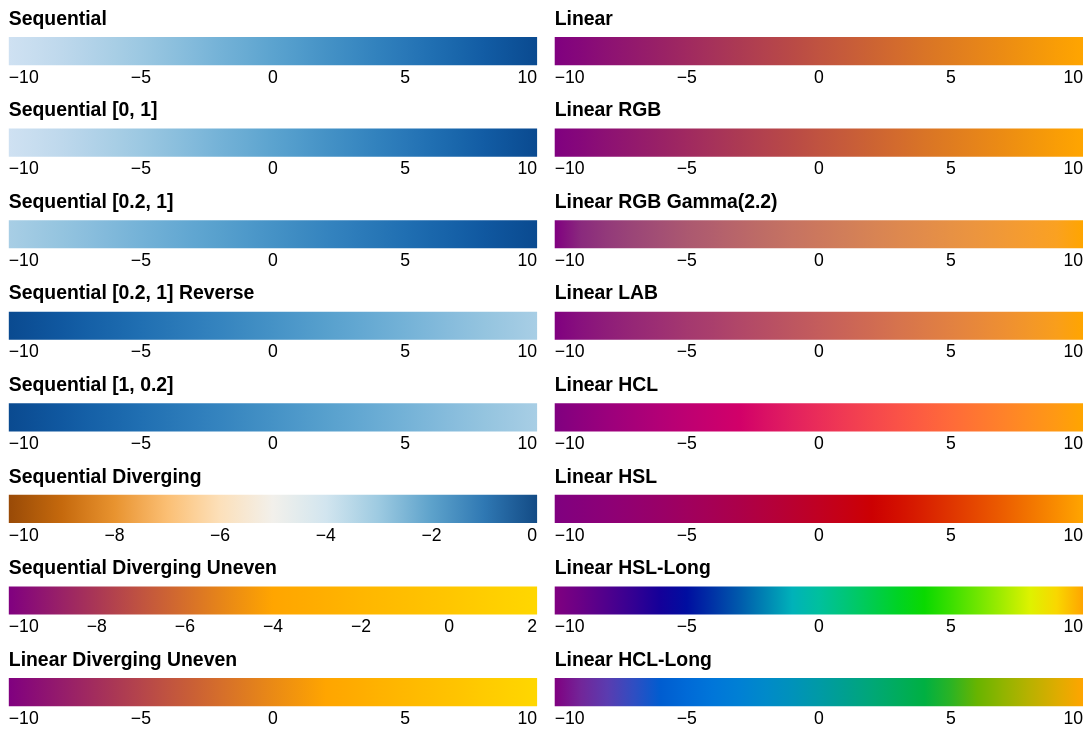

Here is the Vega-Lite specification saved for this chart:
### Vega specification from a JSON file in a GitHub repository (floating-point values rounded to 4 significant figures)
{"$schema": "https://vega.github.io/schema/vega/v4.json", "padding": 5, "config": {"legend": {"offset": 5, "gradientDirection": "horizontal", "gradientLength": 300}}, "signals": [{"name": "seqScheme", "value": "blues"}, {"name": "linearRange", "value": ["purple", "orange"]}], "data": [{"name": "table", "values": [{"u": -10}, {"u": 10}]}], "scales": [{"name": "seq0", "type": "sequential", "range": {"scheme": {"signal": "seqScheme"}}, "domain": {"data": "table", "field": "u"}}, {"name": "seq1", "type": "sequential", "range": {"scheme": {"signal": "seqScheme"}, "extent": [0, 1]}, "domain": {"data": "table", "field": "u"}}, {"name": "seq2", "type": "sequential", "range": {"scheme": {"signal": "seqScheme"}, "extent": [0.2, 1]}, "domain": {"data": "table", "field": "u"}}, {"name": "seq3", "type": "sequential", "range": {"scheme": {"signal": "seqScheme"}, "extent": [0.2, 1]}, "reverse": true, "domain": {"data": "table", "field": "u"}}, {"name": "seq4", "type": "sequential", "range": {"scheme": {"signal": "seqScheme"}, "extent": [1, 0.2]}, "domain": {"data": "table", "field": "u"}}, {"name": "seq5", "type": "sequential", "range": "diverging", "domain": {"data": "table", "field": "u"}, "domainMid": 0}, {"name": "seq6", "type": "sequential", "range": ["purple", "orange", "gold"], "domain": {"data": "table", "field": "u"}, "domainMid": 2}, {"name": "seq7", "type": "linear", "range": ["purple", "orange", "gold"], "domain": {"data": "table", "field": "u"}, "domainMid": 2}, {"name": "lin0", "type": "linear", "range": {"signal": "linearRange"}, "domain": {"data": "table", "field": "u"}}, {"name": "lin1", "type": "linear", "range": {"signal": "linearRange"}, "interpolate": "rgb", "domain": {"data": "table", "field": "u"}}, {"name": "lin2", "type": "linear", "range": {"signal": "linearRange"}, "interpolate": {"type": "rgb", "gamma": 2.2}, "domain": {"data": "table", "field": "u"}}, {"name": "lin3", "type": "linear", "range": {"signal": "linearRange"}, "interpolate": "lab", "domain": {"data": "table", "field": "u"}}, {"name": "lin4", "type": "linear", "range": {"signal": "linearRange"}, "interpolate": "hcl", "domain": {"data": "table", "field": "u"}}, {"name": "lin5", "type": "linear", "range": {"signal": "linearRange"}, "interpolate": "hsl", "domain": {"data": "table", "field": "u"}}, {"name": "lin6", "type": "linear", "range": {"signal": "linearRange"}, "interpolate": "hsl-long", "domain": {"data": "table", "field": "u"}}, {"name": "lin7", "type": "linear", "range": {"signal": "linearRange"}, "interpolate": "hcl-long", "domain": {"data": "table", "field": "u"}}], "legends": [{"orient": "left", "type": "gradient", "fill": "seq0", "title": "Sequential"}, {"orient": "left", "type": "gradient", "fill": "seq1", "title": "Sequential [0, 1]"}, {"orient": "left", "type": "gradient", "fill": "seq2", "title": "Sequential [0.2, 1]"}, {"orient": "left", "type": "gradient", "fill": "seq3", "title": "Sequential [0.2, 1] Reverse"}, {"orient": "left", "type": "gradient", "fill": "seq4", "title": "Sequential [1, 0.2]"}, {"orient": "left", "type": "gradient", "fill": "seq5", "title": "Sequential Diverging"}, {"orient": "left", "type": "gradient", "fill": "seq6", "title": "Sequential Diverging Uneven"}, {"orient": "left", "type": "gradient", "fill": "seq7", "title": "Linear Diverging Uneven"}, {"orient": "right", "type": "gradient", "fill": "lin0", "title": "Linear"}, {"orient": "right", "type": "gradient", "fill": "lin1", "title": "Linear RGB"}, {"orient": "right", "type": "gradient", "fill": "lin2", "title": "Linear RGB Gamma(2.2)"}, {"orient": "right", "type": "gradient", "fill": "lin3", "title": "Linear LAB"}, {"orient": "right", "type": "gradient", "fill": "lin4", "title": "Linear HCL"}, {"orient": "right", "type": "gradient", "fill": "lin5", "title": "Linear HSL"}, {"orient": "right", "type": "gradient", "fill": "lin6", "title": "Linear HSL-Long"}, {"orient": "right", "type": "gradient", "fill": "lin7", "title": "Linear HCL-Long"}]}
